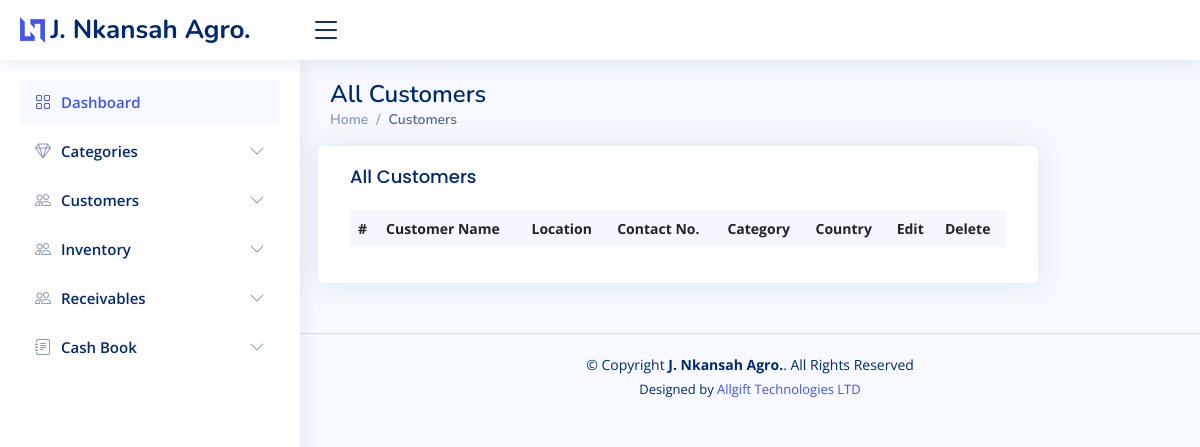
Before: /inventory/customer/ with the older database file.
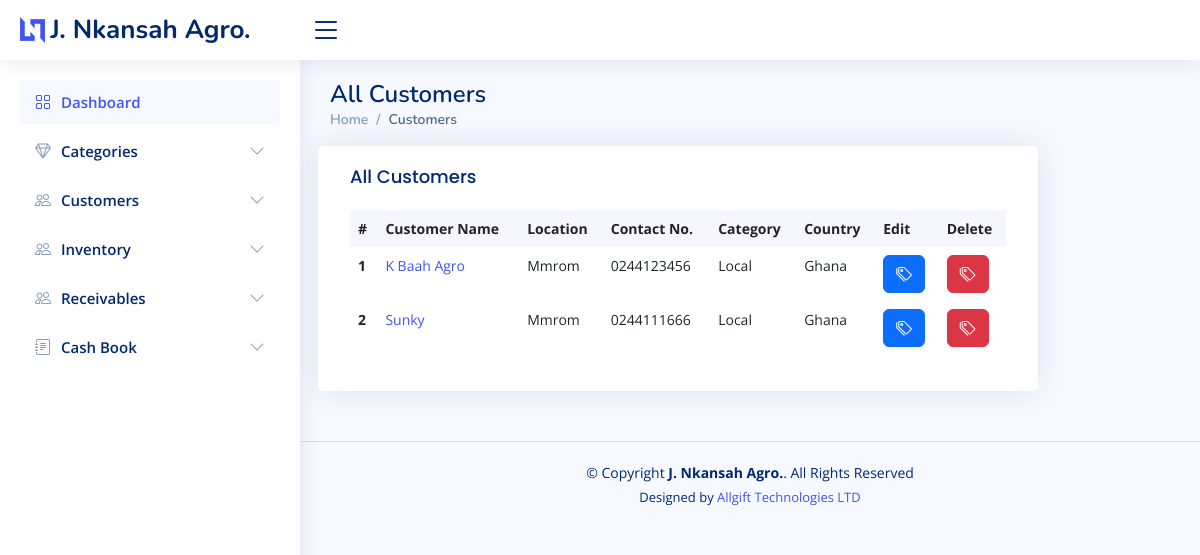
After: the same page with the newer database file.
### inventory/models.py (models this page shows, shortened)
class Customers(models.Model):
    name = models.CharField(max_length=50, blank=True, null=True)
    location = models.CharField(max_length=50, blank=True, null=True)
    contact_no = models.CharField(max_length=50, blank=True, null=True)
    category = models.CharField(max_length=50, choices=MARKET_CATEGORY, blank=True, null=True)
    country = models.CharField(max_length=50, blank=True, null=True)
    def get_absolute_url(self):
        return reverse("customer_detail", kwargs={"pk": self.pk})

### inventory/views.py (the view)
# urls.py: path("customer/", views.CustomerListView.as_view(), name='customer_list'),
class CustomerListView(ListView):
    template_name = 'inventory/customers_list.html'
    model = Customers
    context_object_name = 'customers'

### templates/inventory/customers_list.html
{% extends 'inventory/base.html' %}
{% block content %}
     <div class="pagetitle">
      <h1>All Customers</h1>
      <nav>
        <ol class="breadcrumb">
          <li class="breadcrumb-item"><a href="{% url 'home' %}">Home</a></li>
          <li class="breadcrumb-item active">Customers</li>
        </ol>
      </nav>
    </div>
     <section class="section dashboard">
      <div class="row">
        <div class="col-lg-10">
          <div class="row">
            <div class="card recent-sales overflow-auto">
                <div class="card-body">
                  <h5 class="card-title">All Customers</h5>
                  <table class="table table-borderless datatable table-hover">
                    <thead>
                      <tr>
                        <th scope="col">#</th>
                        <th scope="col">Customer Name</th>
                        <th scope="col">Location</th>
                        <th scope="col">Contact No.</th>
                        <th scope="col">Category</th>
                        <th scope="col">Country</th>
                        <th scope="col">Edit</th>
                        <th scope="col">Delete</th>
                      </tr>
                    </thead>
                    <tbody>
                   {%for customer in customers%}
                      <tr>
                        <th scope="row">{{forloop.counter}}</th>
                        <td><a href="{{ customer.get_absolute_url }}">{{customer.name}}</a></td>
                        <td>{{customer.location}}</td>
                        <td>{{customer.contact_no}}</td>
                        <td>{{customer.category}}</td>
                        <td>{{customer.country}}</td>
                        <td><a href="{% url 'customer_edit' customer.pk %}"><i class="bi bi-tags btn btn-primary"></i></a></td>
                        <td><a href="{% url 'customer_delete' customer.pk %}"><i class="bi bi-tags btn btn-danger"></i></a></td>
                      </tr>
                    {% endfor %}
                    </tbody>
                  </table>
                </div>
              </div>
          </div>
        </div>
      </div>
    </section>
{% endblock content %}

Changed rows visible on the page:
added Customers: name "K Baah Agro", location "Mmrom", contact_no "0244123456", category "Local", country "Ghana"
added Customers: name "Sunky", location "Mmrom", contact_no "0244111666", category "Local", country "Ghana"
